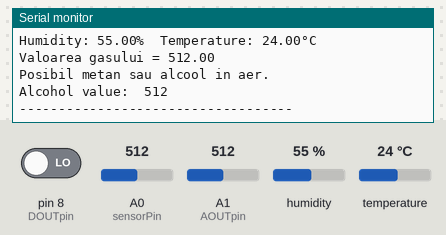
This sketch was run on a simulated Arduino Uno, built with avr-gcc and run on an emulated ATmega328P. Shown: the last lines printed to the serial monitor. Inputs (shaded band) come from the test bench; at power-on: A0 (sensorPin) = 512, humidity 55 %, A1 (AOUTpin) = 512, pin 8 (DOUTpin) LOW, temperature 24 °C.

Above: at 6.9 s.
7.0 s: A0 (sensorPin) set to 390
At 10.7 s:
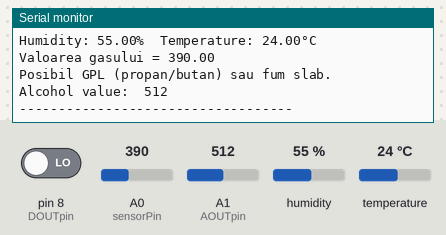
13.9 s: A0 (sensorPin) set to 190
At 16.3 s:
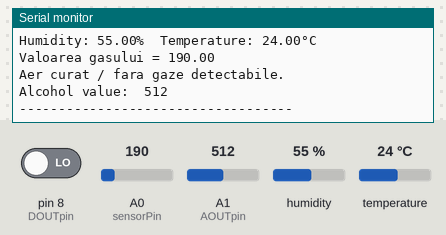
20.2 s: A0 (sensorPin) set to 716
At 23.0 s:
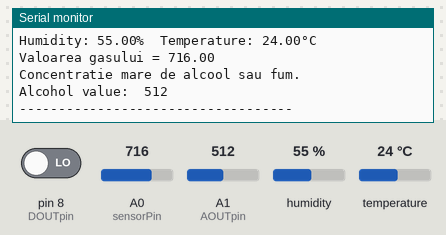
26.4 s: humidity set to 22 %
31.0 s: A1 (AOUTpin) set to 390
At 31.9 s:
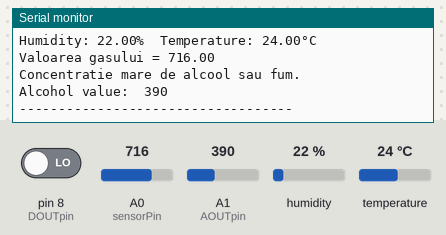
35.6 s: A0 (sensorPin) set to 810
At 38.3 s:
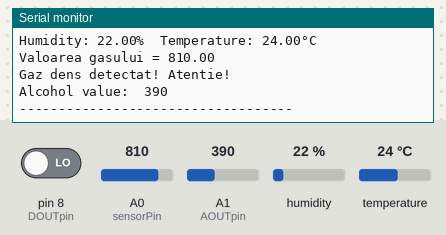
Timing chart, 0 to 39.8 s (numbered marks = the images above; inputs shaded):
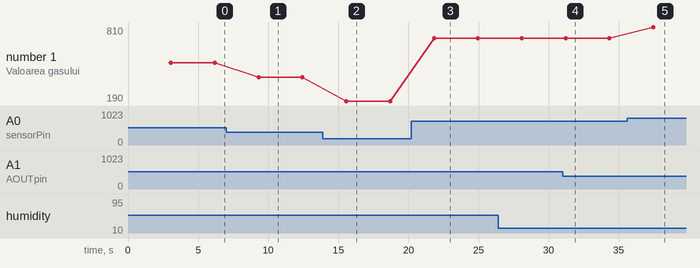

The sketch:

Proiect_1.ino
```cpp
#include "DHT.h"

#define DHTPIN 7
#define DHTTYPE DHT11
DHT dht(DHTPIN, DHTTYPE);

const int sensorPin = A0;
float gas_value;

const int AOUTpin=1;
const int DOUTpin=8;

int limit;
int value;

void setup() {
  Serial.begin(9600);
  Serial.println(F("DHTxx test!"));

  dht.begin();
  pinMode(sensorPin, INPUT);

  pinMode(DOUTpin, INPUT);
  pinMode(AOUTpin, OUTPUT);
}

void loop() {
  delay(3000);

  float h = dht.readHumidity();
  float t = dht.readTemperature();

  if (isnan(h) || isnan(t)) {
    Serial.println(F("Failed to read from DHT sensor!"));
    return;
  }

  gas_value = analogRead(sensorPin);

  Serial.print(F("Humidity: "));
  Serial.print(h);
  Serial.print(F("%  Temperature: "));
  Serial.print(t);
  Serial.println(F("°C"));

  Serial.print("Valoarea gasului = ");
  Serial.println(gas_value);

  if (gas_value < 200) {
    Serial.println("Aer curat / fara gaze detectabile.");
  } else if (gas_value >= 200 && gas_value < 400) {
    Serial.println("Posibil GPL (propan/butan) sau fum slab.");
  } else if (gas_value >= 400 && gas_value < 600) {
    Serial.println("Posibil metan sau alcool in aer.");
  } else if (gas_value >= 600 && gas_value < 800) {
    Serial.println("Concentratie mare de alcool sau fum.");
  } else if (gas_value >= 800) {
    Serial.println("Gaz dens detectat! Atentie!");
  }

  value= analogRead(AOUTpin);
  limit= digitalRead(DOUTpin);
  Serial.print("Alcohol value:  ");
  Serial.println(value);
  Serial.print("\n");

  Serial.println("-----------------------------------");
}
```

Measured:
- after the input at 7.0 s, the serial monitor: prints a new line after 2.3 s (image 1)
- after the input at 13.9 s, the serial monitor: prints a new line after 1.7 s (image 2)
- after the input at 20.2 s, the serial monitor: prints a new line after 1.6 s (image 3)
- after the input at 31.0 s, the serial monitor: prints a new line after 0.28 s (image 4)
- after the input at 35.6 s, the serial monitor: prints a new line after 1.9 s (image 5)
- plotted number 1: 512 → 390 after the input at 7.0 s, 390 → 190 after the input at 13.9 s, 190 → 716 after the input at 20.2 s, 716 → 810 after the input at 35.6 s
